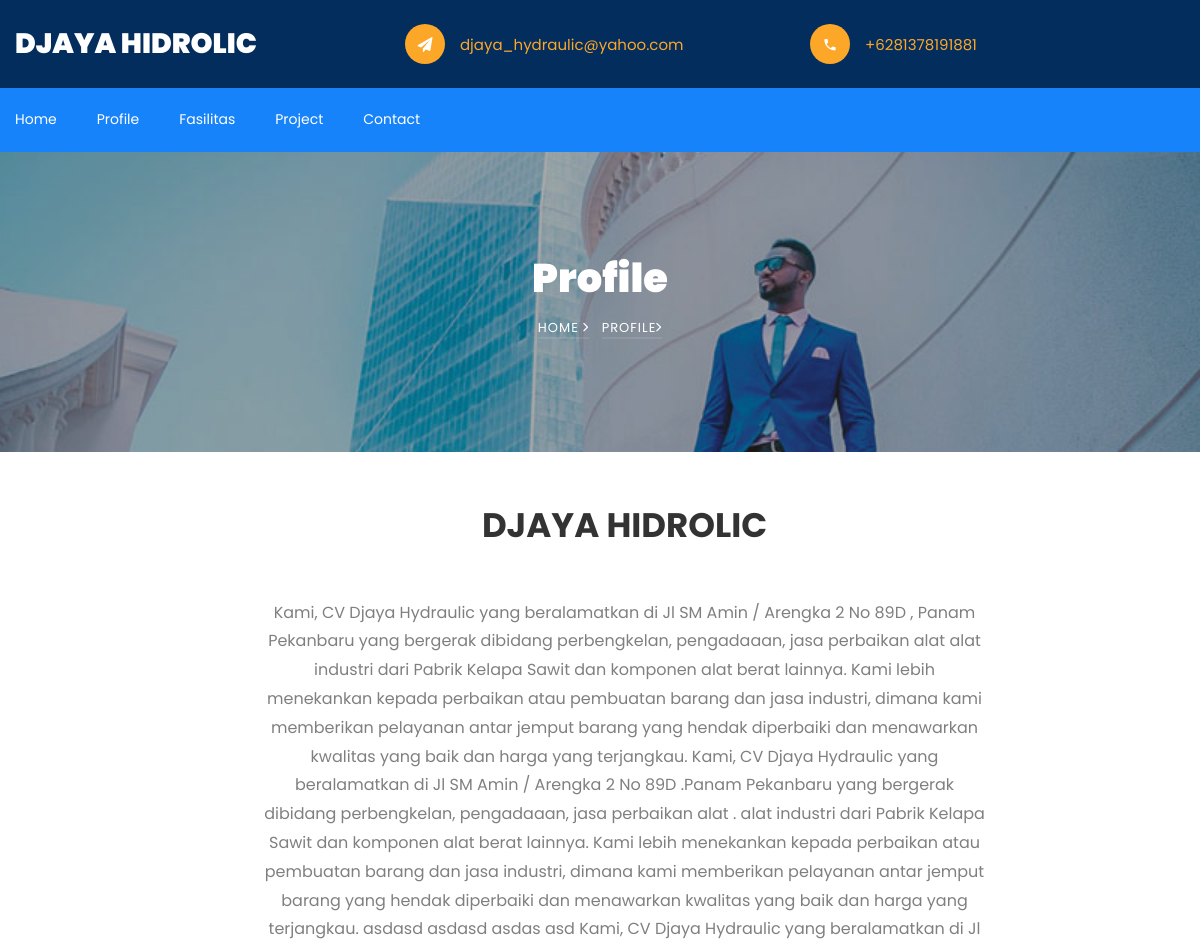
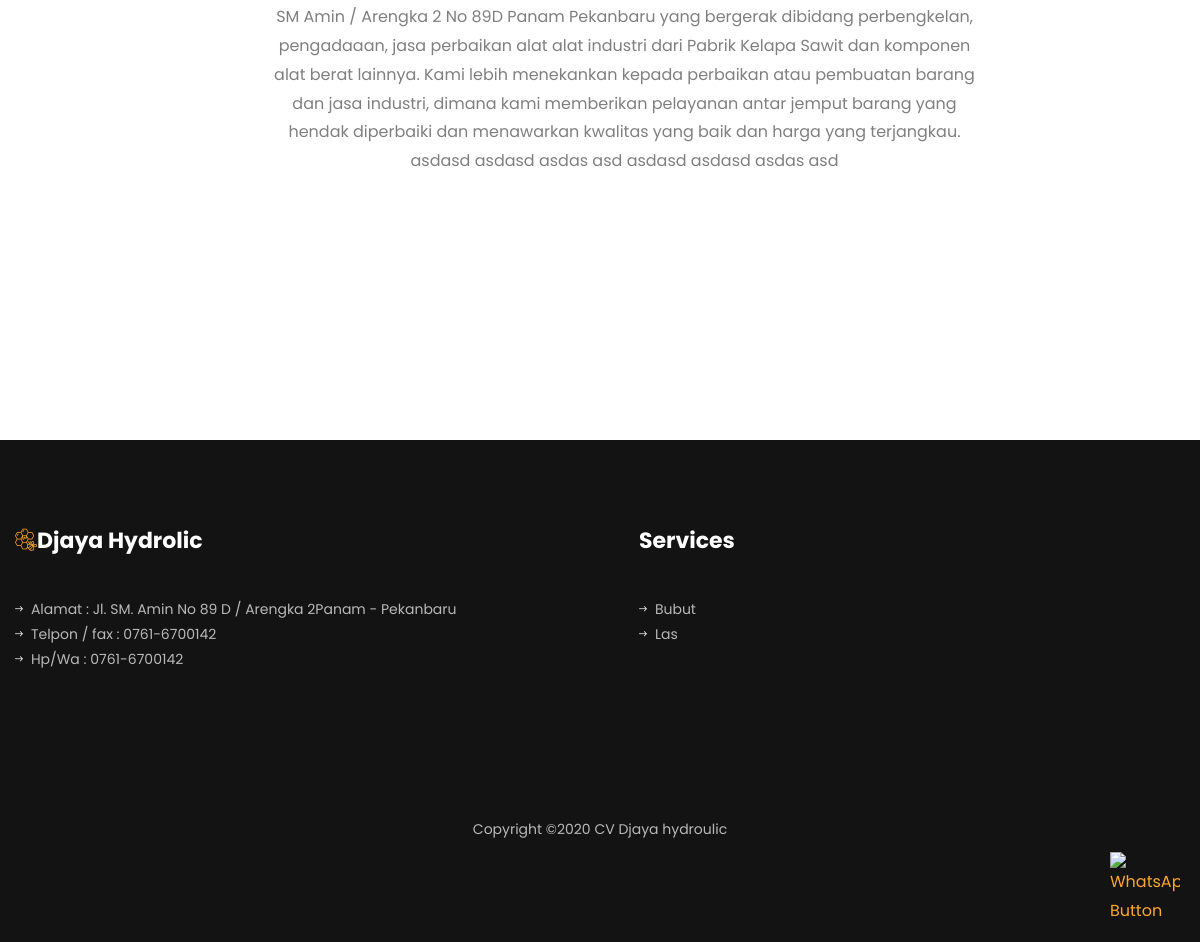
The app's page /profile.php with its own data (2 pictures, top to bottom).
### tables this page shows
CREATE TABLE IF NOT EXISTS `hme` (
  `id` int(11) NOT NULL AUTO_INCREMENT,
  `nama_perusahaan` varchar(225) NOT NULL,
  `slide_a` varchar(225) NOT NULL,
  `slide_b` varchar(225) NOT NULL,
  PRIMARY KEY (`id`)
);

CREATE TABLE IF NOT EXISTS `contak` (
  `id` int(11) NOT NULL AUTO_INCREMENT,
  `alamat` text NOT NULL,
  `no_tlp` varchar(125) NOT NULL,
  `hp` varchar(125) NOT NULL,
  `no_wa` varchar(125) NOT NULL,
  `email` varchar(125) NOT NULL,
  PRIMARY KEY (`id`)
);

CREATE TABLE IF NOT EXISTS `profile` (
  `id` int(11) NOT NULL AUTO_INCREMENT,
  `profile` text NOT NULL,
  PRIMARY KEY (`id`)
);

### profile.php (the view, shortened to what this page needs)
<!DOCTYPE html>
<html lang="en">
  <head>
    <link rel="stylesheet" href="css/open-iconic-bootstrap.min.css">
    <link rel="stylesheet" href="css/animate.css">
    <link rel="stylesheet" href="css/owl.carousel.min.css">
    <link rel="stylesheet" href="css/owl.theme.default.min.css">
    <link rel="stylesheet" href="css/magnific-popup.css">
    <link rel="stylesheet" href="css/aos.css">
    <link rel="stylesheet" href="css/ionicons.min.css">
    <link rel="stylesheet" href="css/bootstrap-datepicker.css">
    <link rel="stylesheet" href="css/jquery.timepicker.css">
    <link rel="stylesheet" href="css/flaticon.css">
    <link rel="stylesheet" href="css/icomoon.css">
    <link rel="stylesheet" href="css/style.css">
  </head>
  <body>
    <?php include 'config.php';
          include 'navbar.php'; ?>
  <?php include 'menu.php'; ?>
    <section class="hero-wrap hero-wrap-2" style="background-image: url(<?php echo "admin/foto/$home[slide_a]"; ?>);" data-stellar-background-ratio="0.5">
      <div class="overlay"></div>
      <div class="container">
        <div class="row no-gutters slider-text align-items-center justify-content-center">
          <div class="col-md-9 ftco-animate text-center">
            <h1 class="mb-2 bread">Profile</h1>
            <p class="breadcrumbs"><span class="mr-2"><a href="index.php">Home <i class="ion-ios-arrow-forward"></i></a></span> <span>Profile<i class="ion-ios-arrow-forward"></i></span></p>
          </div>
        </div>
      </div>
    </section>
     <section class="ftco-section ftco-no-pt ftco-margin-top">
      <div class="container">
        <div class="row justify-content-center mb-5 pb-2">
          <div class="col-md-8 text-center wrap-about py-5 ftco-animate">
                <div class="heading-section mb-5">
              <h2 class="mb-4"><?php echo "$home[nama_perusahaan]"; ?></h2>
              </div>
                <div class="">
                 <?php $querif = "SELECT * FROM profile";
                  $hasilf = mysqli_query($koneksi,$querif);
                  $profile=mysqli_fetch_assoc($hasilf);  ?>
              <p class="mb-5"><?php echo "$profile[profile]"; ?></p>
          </div>
        </div>
        </div>
      </div>
    </section>
		<?php include 'whatsapp.php';?>
    <?php include 'footer.php'; ?>
  </body>
</html>

### navbar.php
<?php
include 'config.php';
$queri = "SELECT * FROM hme";
$hasil = mysqli_query($koneksi,$queri);
$home=mysqli_fetch_assoc($hasil);
$querii = "SELECT * FROM contak";
$hasili = mysqli_query($koneksi,$querii);
$kolomi=mysqli_fetch_assoc($hasili);  ?>
<div class="bg-top navbar-light">
    	<div class="container">
    		<div class="row no-gutters d-flex align-items-center align-items-stretch">
    			<div class="col-md-4 d-flex align-items-center py-4">
    				<a class="navbar-brand" href="index.php"><?php echo "$home[nama_perusahaan]"; ?></a>
    			</div>
	    		<div class="col-lg-8 d-block">
		    		<div class="row d-flex">
					    <div class="col-md d-flex topper align-items-center align-items-stretch py-md-4">
					    	<div class="icon d-flex justify-content-center align-items-center"><span class="icon-paper-plane"></span></div>
					    	<div class="text d-flex align-items-center">
						    	<span><a href="mailto:<?php echo "$kolomi[email]"; ?>" data-toggle="tooltip" ><?php echo "$kolomi[email]"; ?></a></span>
						    </div>
					    </div>
					    <div class="col-md d-flex topper align-items-center align-items-stretch py-md-4">
					    	<div class="icon d-flex justify-content-center align-items-center"><span class="icon-phone2"></span></div>
						    <div class="text d-flex align-items-center">
						    	<span><a href="tel:<?php echo "$kolomi[hp]"; ?>"><?php echo "$kolomi[hp]"; ?></a></span>
						    </div>
					    </div>
					</div>
			    </div>
		    </div>
		  </div>
    </div>

### footer.php (shortened to what this page needs)
  <footer class="ftco-footer ftco-bg-dark ftco-section">
    <div class="container">
      <div class="row mb-5">
        <div class="col-md">
          <div class="ftco-footer-widget mb-5">
            <h2 class="ftco-heading-2 logo"><span class="flaticon-bee"></span>Djaya Hydrolic</h2>
            <ul class="list-unstyled">
              <li><a href="#"><span class="ion-ios-arrow-round-forward mr-2"></span>Alamat : <?php echo "$kolomi[alamat]"; ?> </a></li>
              <li><a href="#"><span class="ion-ios-arrow-round-forward mr-2"></span>Telpon / fax : <?php echo "$kolomi[no_tlp]"; ?> </a></li>
              <li><a href="#"><span class="ion-ios-arrow-round-forward mr-2"></span>Hp/Wa : <?php echo "$kolomi[no_tlp]"; ?> </a></li>
            </ul>
            <ul class="ftco-footer-social list-unstyled float-md-left float-lft mt-3">
            </ul>
          </div>
        </div>
        <div class="col-md">
          <div class="ftco-footer-widget mb-5 ml-md-4">
            <h2 class="ftco-heading-2">Services</h2>
            <ul class="list-unstyled">
              <li><a href="#"><span class="ion-ios-arrow-round-forward mr-2"></span>Bubut</a></li>
              <li><a href="#"><span class="ion-ios-arrow-round-forward mr-2"></span>Las</a></li>
            </ul>
          </div>
        </div>
      </div>
      <div class="row">
        <div class="col-md-12 text-center">
          <p>
Copyright &copy;<script>document.write(new Date().getFullYear());</script> CV Djaya hydroulic </a>
</p>
        </div>
      </div>
    </div>
  </footer>

### css/icomoon.css (style rules this page uses)
[class^="icon-"], [class*=" icon-"] { font-family: 'icomoon' !important; speak: none; font-style: normal; font-weight: normal; font-variant: normal; text-transform: none; line-height: 1; -webkit-font-smoothing: antialiased; -moz-osx-font-smoothing: grayscale; }
.icon-paper-plane:before { content: "\f1d8"; }
.icon-phone2:before { content: "\e0cd"; }

### records on screen
hme: nama_perusahaan "DJAYA HIDROLIC", slide_a (picture)
contak: email "djaya_hydraulic@yahoo.com", hp "+6281378191881", alamat "Jl. SM. Amin No 89 D / Arengka 2Panam - Pekanbaru", no_tlp "0761-6700142"
profile: profile "Kami, CV Djaya Hydraulic yang beralamatkan di Jl SM Amin / Arengka 2 No 89D , Panam Pekanbaru yang bergerak dibidang perbengkelan, pengadaaan, jasa perbaikan alat alat industri dari Pabrik Kelapa Sawit dan komponen alat berat lainnya. Kami lebih menekankan kepada perbaikan atau pembuatan barang dan jasa industri, dimana kami memberikan pelayanan antar jemput barang yang hendak diperbaiki dan menawarkan kwalitas yang baik dan harga yang terjangkau. Kami, CV Djaya Hydraulic yang beralamatkan di Jl SM Amin / Arengka 2 No 89D .Panam Pekanbaru yang bergerak dibidang perbengkelan, pengadaaan, jasa perbaikan alat . alat industri dari Pabrik Kelapa Sawit dan komponen alat berat lainnya. Kami lebih…"
